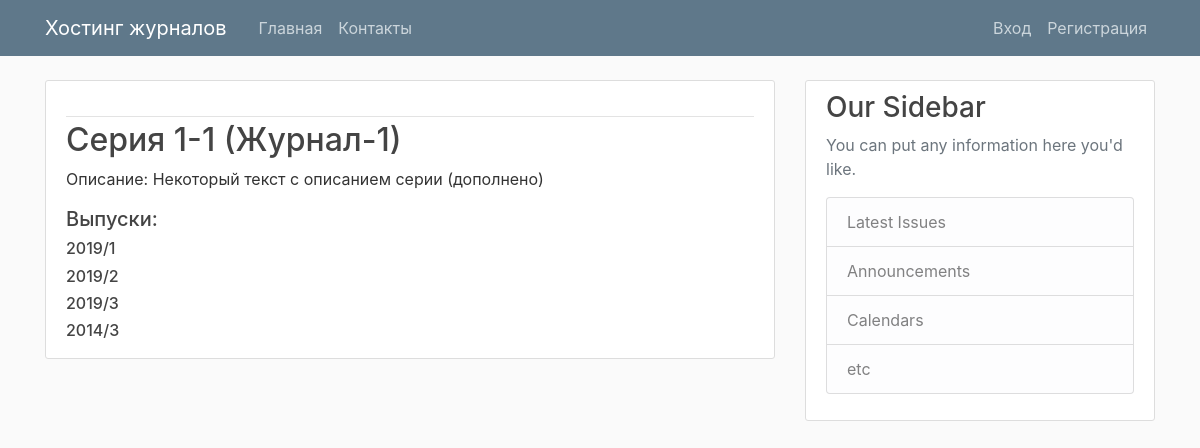
The page /series/1/ on the database its author committed.
### mainapp/models.py (models this page shows, shortened)
class Series(models.Model):
    journal = models.ForeignKey(Journal, on_delete=models.CASCADE)
    name = models.CharField(verbose_name='Наименование серии', max_length=128)
    description = models.TextField(verbose_name='О серии', blank=True)
    objects = models.Manager()
    def get_issues(self):
        return Issue.objects.filter(series = self.pk)

class Journal(models.Model):
    name = models.CharField(verbose_name='Наименование журнала', max_length=128)
    issn = models.CharField(verbose_name='ISSN', max_length=64, blank=True)
    description = models.TextField(verbose_name='О журнале', blank=True)
    rkn_certificate_scan = models.FileField(verbose_name='Сканы сертификатов', upload_to='uploads/%Y/%m/%d/', blank=True)
    redactor = models.CharField(verbose_name='Редактор', max_length=128, blank=True)
    issue_period = models.CharField(verbose_name='Периодисность издания', max_length=32, blank=True)
    issuer = models.CharField(verbose_name='Издатель', max_length=64, blank=True)
    email = models.EmailField(verbose_name='Электронная почта', max_length=96, blank=True)
    phone = models.CharField(verbose_name='Телефон', max_length=64, blank=True)
    address = models.TextField(verbose_name='Почтовый адрес', blank=True)
    objects = models.Manager()
    def __str__(self):
        return self.name

class Issue(models.Model):
    series = models.ForeignKey(Series, on_delete=models.CASCADE)
    number = models.IntegerField(verbose_name='Номер выпуска', blank=True)
    year = models.IntegerField(verbose_name='Год выпуска', blank=True)
    publication_date = models.DateField(verbose_name='Дата публикации ГГГГ-ММ-ДД', default=timezone.now, blank=True, null=True)
    objects = models.Manager()
    def __str__(self):
        return f'{self.year}/{self.number}'

### mainapp/views.py (the view)
# urls.py: path('series/<int:pk>/', series_detail_view, name='series-detail'),
def series_detail_view(request, pk):
    obj = get_object_or_404(Series, id=pk)
    context = {
        'object': obj
    }
    return render(request, 'mainapp/series_detail.html', context)

### mainapp/templates/mainapp/series_detail.html (shortened to what this page needs)
{% extends "mainapp/base.html" %}
{% block content %}
        <article class="media content-section">
          <div class="media-body">
            <div class="article-metadata">
            </div>
            <h2 class="article-title">{{ object.name }} ({{ object.journal }})</h2>
            <p class="article-content">Описание: {{ object.description }}</p>
            <h5 class="article-title">Выпуски:</h5>
            {% for issue in object.get_issues %}
            <h6><a class="article-title" href="{% url 'main:issue-detail' issue.id  %}">{{ issue }}</a></h6>
            {% endfor %}
          </div>
        </article>
{% endblock content %}

### static/css/main.css (style rules this page uses)
body { background: #fafafa; color: #333333; margin-top: 5rem; }
h1, h2, h3, h4, h5, h6 { color: #444444; }
.content-section { background: #ffffff; padding: 10px 20px; border: 1px solid #dddddd; border-radius: 3px; margin-bottom: 20px; }
.article-title { color: #444444; }
.article-content { white-space: pre-line; }
.article-metadata { padding-bottom: 1px; margin-bottom: 4px; border-bottom: 1px solid #e3e3e3 }

### rows shown on the page
Series: name "Серия 1-1", journal "Журнал-1", description "Некоторый текст с описанием серии (дополнено)"
Issue: year+number "2019/1"
Issue: year+number "2019/2"
Issue: year+number "2019/3"
Issue: year+number "2014/3"
